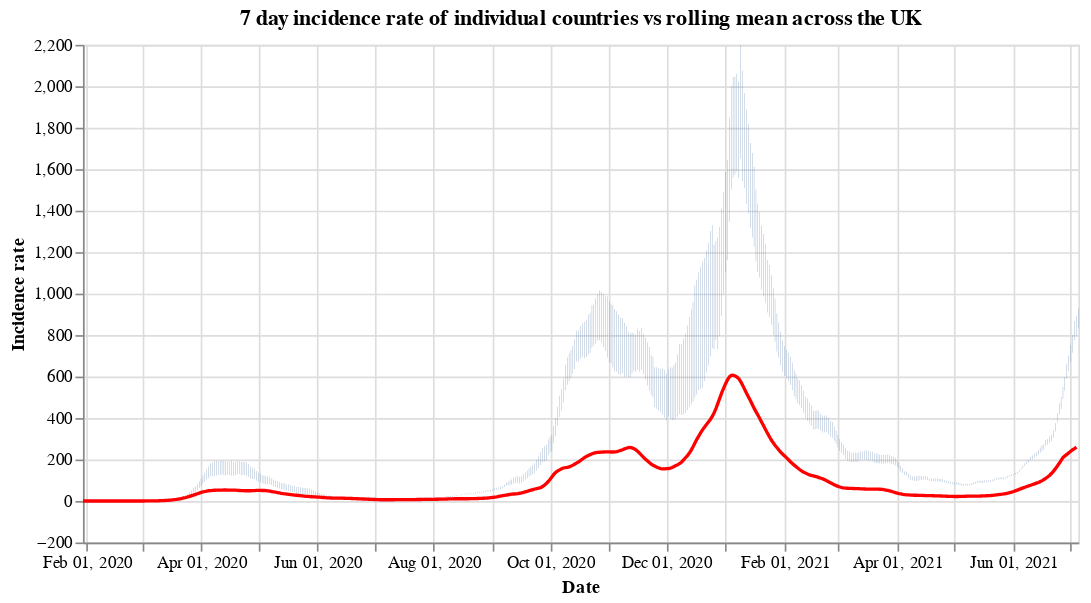

Notebook source saved alongside this figure:
### Code cell
#collapse
countries = uk_cases['areaName'].unique()
countries.sort()

selection = alt.selection_single(
    name='Select',
    fields=['areaName'],
    init={'areaName': 'Wales'},
    bind={'areaName': alt.binding_select(options=countries)}
)

# scatter plot, modify opacity based on selection
bars = alt.Chart(uk_cases).mark_bar().add_selection(
    selection
).encode(
    x=alt.X("yearmonthdate(date):T", axis=alt.Axis(title='Date')),
    y=alt.Y("weeklyCasesRate:Q", axis=alt.Axis(title='Incidence rate')),
    tooltip='weeklyCasesRate:Q',
    opacity=alt.condition(selection, alt.value(1), alt.value(0))
).properties(title=f'7 day incidence rate of individual countries vs rolling mean across the UK', width=600)

line = alt.Chart(overview_cases).mark_line(
    color='red',
    size=2,
).transform_window(
    rolling_mean='mean(weeklyCasesRate)',
    frame=[0, 7]
).encode(
    x='yearmonthdate(date):T',
    y='rolling_mean:Q'
)

alt.layer(bars, line)

### Figure 1 — Vega-Lite specification as saved in the notebook (floating-point values rounded to 4 significant figures; data arrays with more than 128 entries replaced by an {"elided": "..."} marker saying what was removed)
{"config": {"view": {"continuousWidth": 400, "continuousHeight": 300}}, "layer": [{"data": {"name": "data-7f7db477eade5f7a542f92e403f4b9aa"}, "mark": "bar", "encoding": {"opacity": {"condition": {"value": 1, "selection": "Select"}, "value": 0}, "tooltip": {"type": "quantitative", "field": "weeklyCasesRate"}, "x": {"type": "temporal", "axis": {"title": "Date"}, "field": "date", "timeUnit": "yearmonthdate"}, "y": {"type": "quantitative", "axis": {"title": "Incidence rate"}, "field": "weeklyCasesRate"}}, "selection": {"Select": {"type": "single", "fields": ["areaName"], "init": {"areaName": "Wales"}, "bind": {"areaName": {"input": "select", "options": ["England", "Northern Ireland", "Scotland", "Wales"]}}}}, "title": "7 day incidence rate of individual countries vs rolling mean across the UK", "width": 600}, {"data": {"name": "data-a9058cf1eab68d91db38565a7c16cc4e"}, "mark": {"type": "line", "color": "red", "size": 2}, "encoding": {"x": {"type": "temporal", "field": "date", "timeUnit": "yearmonthdate"}, "y": {"type": "quantitative", "field": "rolling_mean"}}, "transform": [{"window": [{"op": "mean", "field": "weeklyCasesRate", "as": "rolling_mean"}], "frame": [0, 7]}]}], "$schema": "https://vega.github.io/schema/vega-lite/v4.8.1.json", "datasets": {"data-7f7db477eade5f7a542f92e403f4b9aa": {"elided": "1996 records"}, "data-a9058cf1eab68d91db38565a7c16cc4e": {"elided": "522 records"}}}
